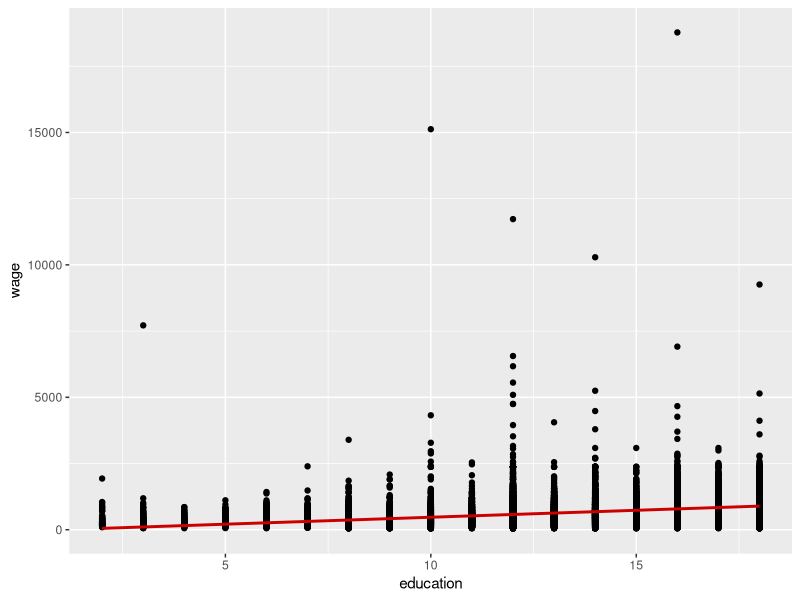
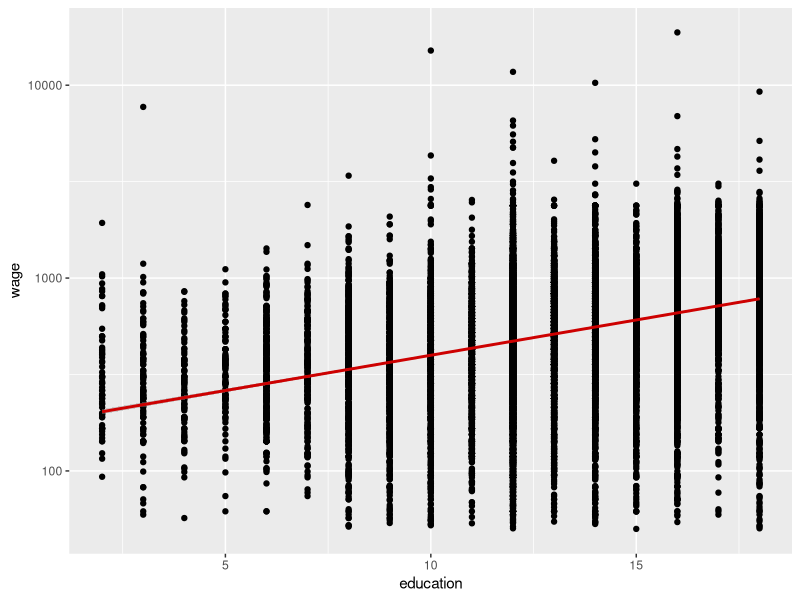
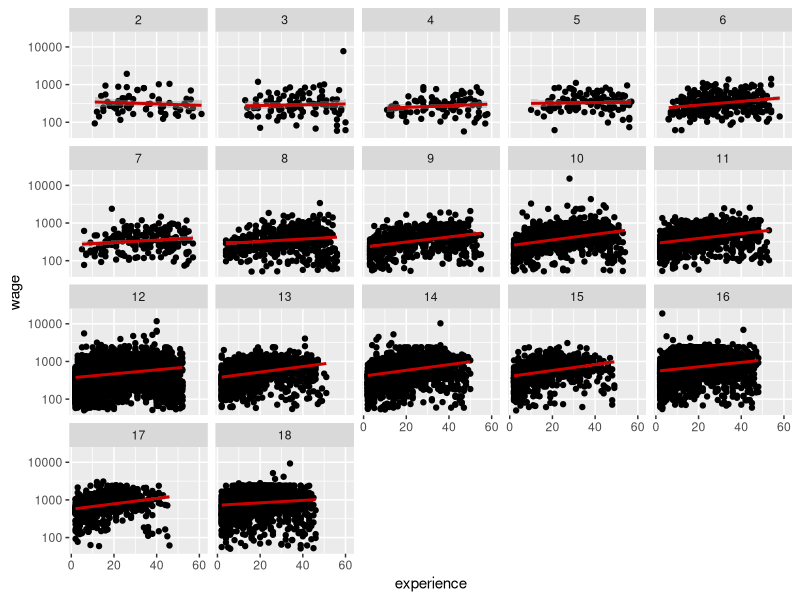
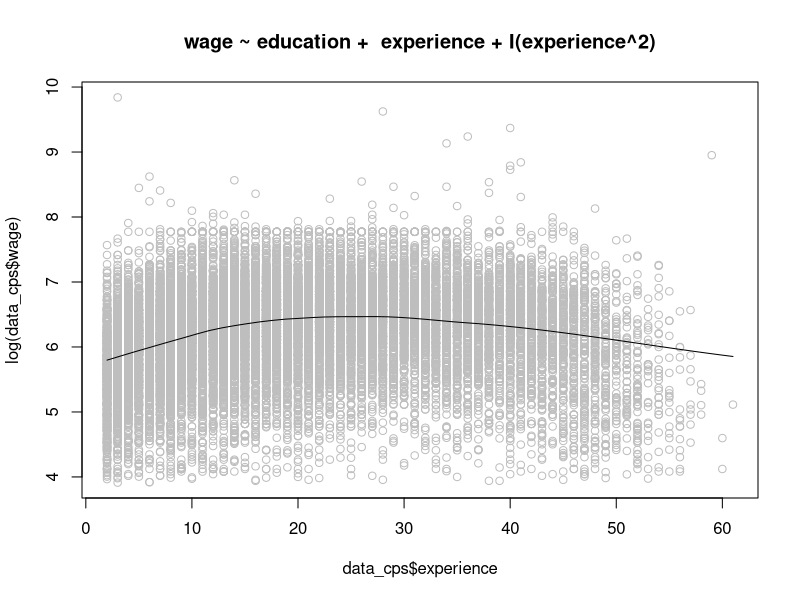
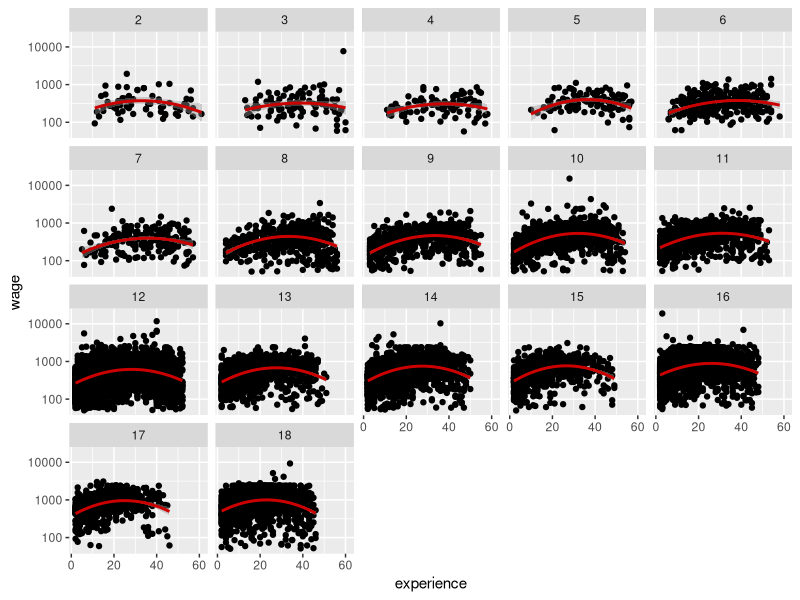

Reproduce these figures in R, in order.
##########################
# Webinar 2 Econometrics #
##########################

# Packages ----------------------------------------------------------------
library(tidyverse)
library(lmtest)
library(AER)
library(ggplot2)

# Data Import and Review --------------------------------------------------
data("CPS1988") # Load 1988 Census data from AER package
help("CPS1988") # Get info
#A sample of men aged 18 to 70 with positive annual income 

str(CPS1988) # Get variable info
head(CPS1988) # View top rows

# Subsetting and Managing Data --------------------------------------------
data_cps <- with(data = CPS1988,
                 subset(x = CPS1988, subset = experience > 1 & education > 1))
summary(data_cps)


# Part 2
# Simple Linear Regression ------------------------------------------------
model1 <- lm(formula = wage ~ education, data = data_cps)
summary(model1)

#Confidence intervals for estimates
confint(model1)

# includes zero - significant
# not - insignificant

ggplot(data = data_cps, mapping = aes(x = education, y = wage)) +
  geom_point() +
  geom_smooth(aes(x = education, y = wage), formula = y ~ x, method = "lm", colour = "red3")

# plot in logarithmic scale
ggplot(data = data_cps, mapping = aes(x = education, y = wage)) +
  geom_point() +
  geom_smooth(aes(x = education, y = wage), formula = y ~ x, method = "lm", colour = "red3") +
  scale_y_log10()

## Testing Linear Restrictions
coeftest(model1)
linearHypothesis(model1, "education = 52")
linearHypothesis(model1, "education = 50")

# Predictions
nd <- data.frame(education = c(10, 3))
predict(model1, newdata = nd)
predict(model1, newdata = nd, interval = "confidence", level=0.95)
predict(model1, newdata = nd, interval = "prediction", level=0.95)

# prediction interval predicts in what range a future individual observation will fall 
# while a confidence interval shows the likely range of values  for population conditional mean.


# Multiple Regression -----------------------------------------------------
model2 <- lm(formula = wage ~ education + experience, data = data_cps)
summary(model2)

ggplot(data = data_cps, mapping = aes(x = experience, y = wage, group = education)) +
  geom_point() +
  geom_smooth(aes(x = experience, y = wage), formula = y ~ x, method = "lm", colour = "red3") +
  facet_wrap(facets = vars(education)) +
  scale_y_log10()
# for those who have few years of education the effect of the experience is lower

## Relationship is most certainly quadratic, so consider non-linear experience term
model3 <- lm(formula = wage ~ education +  experience + I(experience^2), data = data_cps)
summary(model3)

scatter.smooth(x=data_cps$experience,  y=log(data_cps$wage), main="wage ~ education +  experience + I(experience^2)", col = "grey" )

ggplot(data = data_cps, mapping = aes(x = experience, y = wage, group = education)) +
  geom_point() +
  geom_smooth(aes(x = experience, y = wage), formula = y ~ x + I(x^2), method = "lm", colour = "red3") +
  facet_wrap(facets = vars(education)) +
  scale_y_log10() 
## Much better

# Linear hypothesis
linearHypothesis(model3, "education + experience = 90")
linearHypothesis(model3, "education = 1.9 * experience")
linearHypothesis(model3, "I(experience^2) = 0") # Squared term is indeed important

# Make prediction
nd <- data.frame(education = c(10, 3, 5), experience = c(10, 20, 30))
predict(model3, newdata = nd)
predict(model3, newdata = nd, interval = "confidence")
predict(model3, newdata = nd, interval = "prediction")
